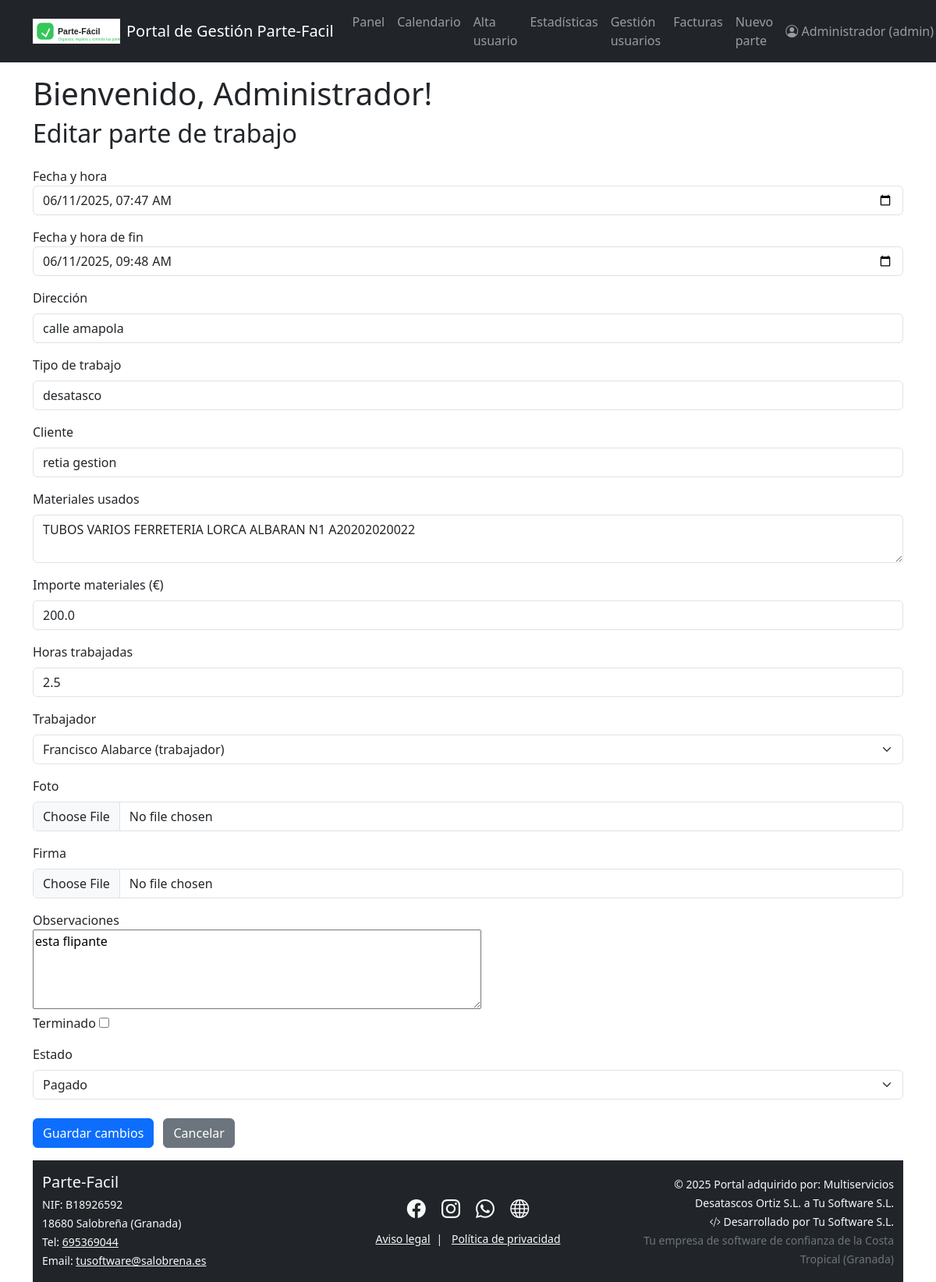
Before: /edit_work/31 (signed in) with the older database file.
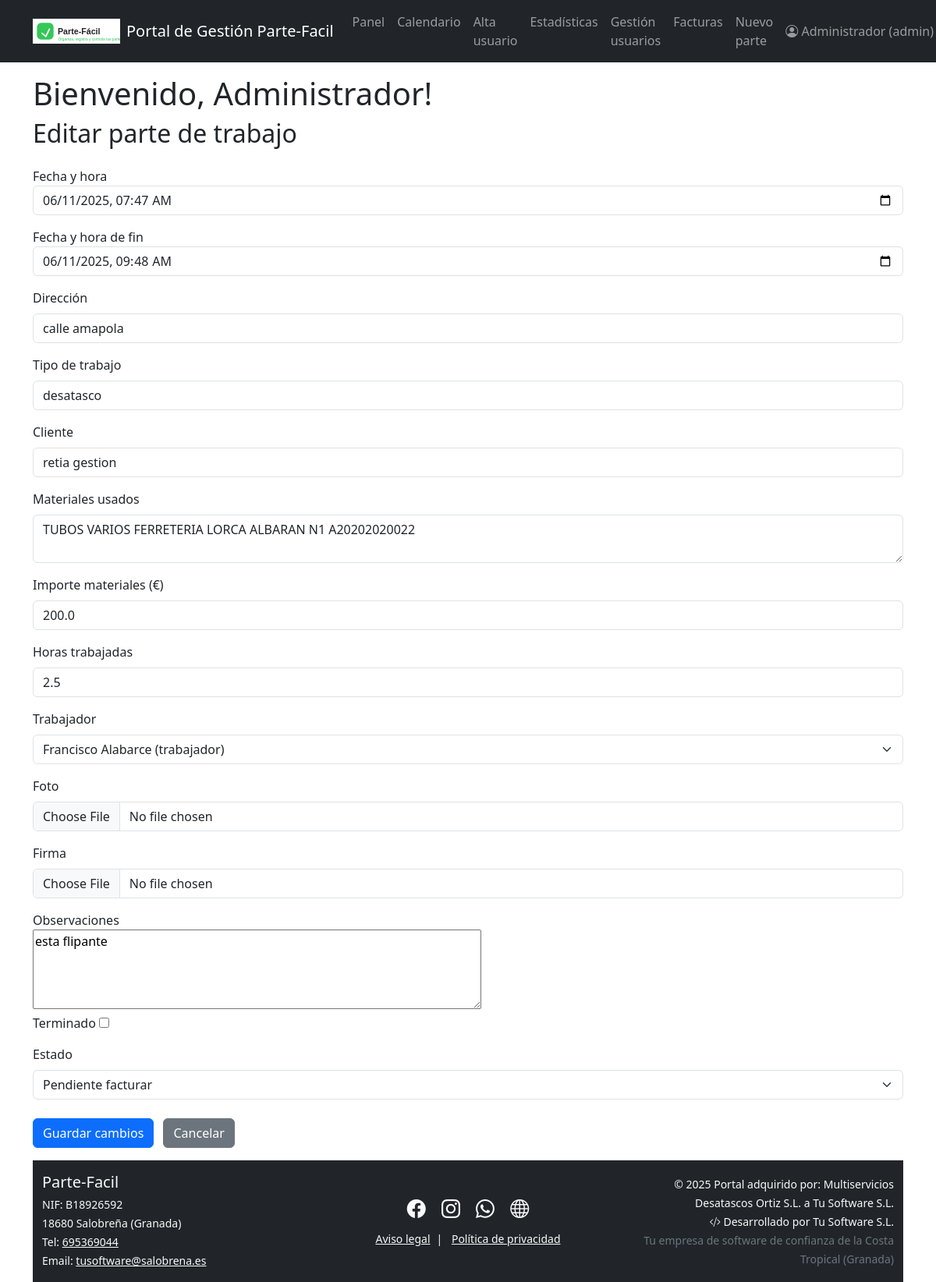
After: the same page with the newer database file.
### models.py (models this page shows)
class Usuario(UserMixin, db.Model):
    id = db.Column(db.Integer, primary_key=True)
    nombre = db.Column(db.String(50), nullable=False)
    email = db.Column(db.String(120), unique=True, nullable=False)
    contraseña = db.Column(db.String(200), nullable=False)
    rol = db.Column(db.String(20), nullable=False, default="trabajador")  # admin/trabajador
    trabajos = db.relationship('Trabajo', backref='trabajador', lazy=True)

class Trabajo(db.Model):
    id = db.Column(db.Integer, primary_key=True)
    fecha = db.Column(db.DateTime, nullable=False)
    fecha_fin = db.Column(db.DateTime, nullable=True)
    direccion = db.Column(db.String(150), nullable=False)
    tipo_trabajo = db.Column(db.String(80), nullable=False)
    cliente = db.Column(db.String(80), nullable=False)
    horas = db.Column(db.Float, nullable=False, default=0)
    materiales_usados = db.Column(db.Text, nullable=True)
    importe_materiales = db.Column(db.Float, nullable=True, default=0)
    firma = db.Column(db.String(120), nullable=True)  # Ruta del archivo
    foto = db.Column(db.String(120), nullable=True)   # Ruta del archivo
    terminado = db.Column(db.Boolean, default=False)
    estado = db.Column(db.String(30), default='sin terminar')
    observaciones = db.Column(db.Text)
    id_trabajador = db.Column(db.Integer, db.ForeignKey('usuario.id'), nullable=False)
    id_factura = db.Column(
    db.Integer,
    db.ForeignKey('factura.id', name='fk_trabajo_id_factura'),
    nullable=True
)

### blueprints/trabajos.py (the view, shortened to what this page needs)
@trabajos_bp.route("/edit_work/<int:work_id>", methods=["GET", "POST"])
@login_required
def edit_work(work_id):
    trabajo = Trabajo.query.get_or_404(work_id)
    form = WorkForm(obj=trabajo)
    if current_user.rol != "admin" and trabajo.id_trabajador != current_user.id:
        flash("No tienes permisos para editar este parte.")
        return redirect(url_for("dashboard.dashboard"))
    if current_user.rol == "admin":
        usuarios = Usuario.query.filter(Usuario.id != current_user.id).all()
        form.trabajador.choices = [(u.id, f"{u.nombre} ({u.rol})") for u in usuarios]
    else:
        if hasattr(form, 'trabajador'):
            del form.trabajador
        if hasattr(form, 'estado'):
            del form.estado
    return render_template("edit_work.html", form=form, trabajo=trabajo, es_admin=(current_user.rol == "admin"))

### app.py (called while the page is built)
@login_manager.user_loader
def load_user(user_id):
    from models import Usuario
    return Usuario.query.get(int(user_id))

@app.context_processor
def inject_now():
    from datetime import datetime
    return {'now': datetime.now()}

### templates/edit_work.html (shortened to what this page needs)
{% extends "base.html" %}
{% block content %}
<h2 class="mb-4">Editar parte de trabajo</h2>
<form method="POST" enctype="multipart/form-data">
    <div class="mb-3">
        {{ form.fecha.label }} {{ form.fecha(type="datetime-local", class="form-control") }}
    </div>
    <div class="mb-3">
        {{ form.fecha_fin.label }} {{ form.fecha_fin(type="datetime-local", class="form-control") }}
    </div>
    <div class="mb-3">
        {{ form.direccion.label(class="form-label") }}
        {{ form.direccion(class="form-control") }}
    </div>
    <div class="mb-3">
        {{ form.tipo_trabajo.label(class="form-label") }}
        {{ form.tipo_trabajo(class="form-control") }}
    </div>
    <div class="mb-3">
        {{ form.cliente.label(class="form-label") }}
        {{ form.cliente(class="form-control") }}
    </div>
    <div class="mb-3">
        {{ form.materiales_usados.label(class="form-label") }}
        {{ form.materiales_usados(class="form-control", rows="2") }}
    </div>
    <div class="mb-3">
    <div class="mb-3">
        {{ form.importe_materiales.label(class="form-label") }}
        {{ form.importe_materiales(class="form-control", step="0.01") }}
    </div>
    <div class="mb-3">
        {{ form.horas.label(class="form-label") }}
        {{ form.horas(class="form-control") }}
    </div>
    {% if es_admin %}
    <div class="mb-3">
        {{ form.trabajador.label(class="form-label") }}
        {{ form.trabajador(class="form-select") }}
    </div>
    {% endif %}
    <div class="mb-3">
        {{ form.foto.label(class="form-label") }}
        {{ form.foto(class="form-control") }}
    </div>
    <div class="mb-3">
        {{ form.firma.label(class="form-label") }}
        {{ form.firma(class="form-control") }}
    </div>
    <div>
        {{ form.observaciones.label }}<br>
        {{ form.observaciones(rows=4, cols=60) }}
    </div>
    <div class="mb-3">
        {{ form.terminado.label }} {{ form.terminado() }}
    </div>
    {% if es_admin %}
    <div class="form-group mt-3">
        {{ form.estado.label(class="form-label") }}
        {{ form.estado(class="form-select") }}
    </div>
    {% endif %}
    <br>
    <button type="submit" class="btn btn-primary">Guardar cambios</button>
    <a href="{{url_for('dashboard.dashboard') }}" class="btn btn-secondary ms-2">Cancelar</a>
</form>
{% endblock %}

### templates/base.html (shortened to what this page needs)
<!DOCTYPE html>
<html lang="es">
<head>
    <link href="https://cdn.jsdelivr.net/npm/bootstrap@5.3.0/dist/css/bootstrap.min.css" rel="stylesheet">
    <link rel="stylesheet" href="https://cdn.jsdelivr.net/npm/bootstrap-icons@1.11.1/font/bootstrap-icons.css">
</head>
<body>
    {% include 'navbar.html' %}
    {% if current_user.is_authenticated %}
        <div class="container mt-3">
            <h1>Bienvenido, {{ current_user.nombre }}!</h1>
        </div>
    {% else %}
        <div class="container mt-3">
            <h1>Bienvenido a Parte-Fácil</h1>
            <p>Por favor, inicia sesión para acceder a tu panel de trabajo.</p>
        </div>
    {% endif %}
    <div class="container">
        {% block content %}{% endblock %}
    </div>
    {% include 'footer.html' %}
</body>
</html>

### templates/navbar.html (shortened to what this page needs)
<nav class="navbar navbar-expand-lg navbar-dark bg-dark">
  <div class="container">
    <a class="navbar-brand d-flex align-items-center gap-2" href="{{ url_for('main.empresa') }}">
      <img src="{{ url_for('static', filename='images/logo.svg') }}" alt="Logo" height="32" style="vertical-align: middle;">
      <span>Portal de Gestión Parte-Facil</span>
    </a>
    <div class="collapse navbar-collapse" id="navbarNav">
      {% if current_user.is_authenticated %}
        <ul class="navbar-nav me-auto mb-2 mb-lg-0">
          <li class="nav-item">
            <a class="nav-link" href="{{url_for('dashboard.dashboard') }}">Panel</a>
          </li>
          <li class="nav-item">
            <a class="nav-link" href="{{ url_for('dashboard.calendar') }}">Calendario</a>
          </li>
          {% if current_user.rol == 'admin' %}
            <li class="nav-item">
              <a class="nav-link" href="{{ url_for('usuarios.alta_trabajador') }}">Alta usuario</a>
            </li>
            <li class="nav-item">
              <a class="nav-link" href="{{ url_for('dashboard.admin_dashboard') }}">Estadísticas</a>
            <li class="nav-item">
              <a class="nav-link" href="{{ url_for('usuarios.listado_usuarios') }}">Gestión usuarios</a>
            </li>
            <li>
              <a class="nav-link" href="{{ url_for('facturas.listado_facturas') }}">Facturas</a>
            </li>
          {% endif %}
          <li class="nav-item">
            <a class="nav-link" href="{{ url_for('trabajos.add_work') }}">Nuevo parte</a>
          </li>
        </ul>
        <ul class="navbar-nav ms-auto mb-2 mb-lg-0">
          <li class="nav-item dropdown">
            <a class="nav-link dropdown-toggle" href="#" id="navbarUserDropdown" role="button" data-bs-toggle="dropdown" aria-expanded="false">
              <i class="bi bi-person-circle"></i> {{ current_user.nombre }} ({{ current_user.rol }})
            </a>
          </li>
        </ul>
      {% else %}
        <ul class="navbar-nav ms-auto">
          <li class="nav-item">
            <a class="nav-link" href="{{ url_for('auth.login') }}">Acceso empleados</a>
          </li>
        </ul>
      {% endif %}
    </div>
  </div>
</nav>

### templates/footer.html
<footer class="footer mt-auto py-3 bg-dark text-light">
  <div class="container">
    <div class="row align-items-center">
      <div class="col-md-4 text-md-start text-center mb-2 mb-md-0">
        <h5 class="mb-1">Parte-Facil</h5>
        <small>
          NIF: B18926592<br>
          18680 Salobreña (Granada)<br>
          Tel: <a href="tel:+34958123456" class="text-light text-decoration-underline">695369044</a><br>
          Email: <a href="mailto:info@salobrena.es" class="text-light text-decoration-underline">tusoftware@salobrena.es</a>
        </small>
      </div>
      <div class="col-md-4 text-center mb-2 mb-md-0">
        <div>
          <a href="#" class="text-light me-3" title="Facebook"><i class="bi bi-facebook fs-4"></i></a>
          <a href="#" class="text-light me-3" title="Instagram"><i class="bi bi-instagram fs-4"></i></a>
          <a href="#" class="text-light me-3" title="WhatsApp"><i class="bi bi-whatsapp fs-4"></i></a>
          <a href="#" class="text-light" title="Web"><i class="bi bi-globe fs-4"></i></a>
        </div>
        <div class="mt-2">
          <small>
            <a href="#" class="text-light text-decoration-underline me-2">Aviso legal</a>|
            <a href="#" class="text-light text-decoration-underline ms-2">Política de privacidad</a>
          </small>
        </div>
      </div>
      <div class="col-md-4 text-md-end text-center">
        <small>
          &copy; {{ now.year }} Portal adquirido por: Multiservicios Desatascos Ortiz S.L. a Tu Software S.L.<br>
          <i class="bi bi-code-slash"></i> Desarrollado por Tu Software S.L.</a><br>
          <span class="text-secondary">Tu empresa de software de confianza de la Costa Tropical (Granada)</span>
        </small>
      </div>
    </div>
  </div>
</footer>
<link rel="stylesheet" href="https://cdn.jsdelivr.net/npm/bootstrap-icons@1.11.3/font/bootstrap-icons.min.css">

Changed rows visible on the page:
changed Trabajo "calle amapola": estado "Pagado" → "Pendiente facturar"
